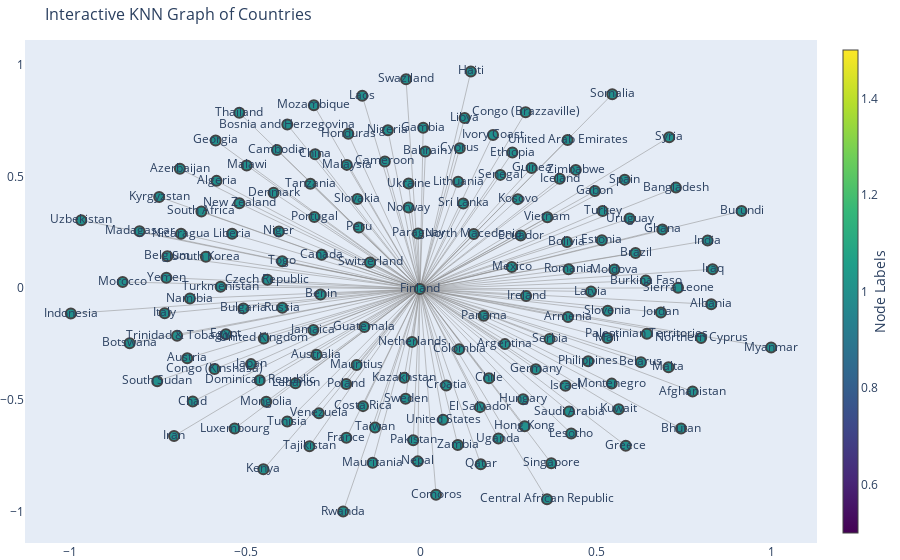

Notebook source saved alongside this figure:
### Code cell
# Construct the graph
A = construct_knn_graph(data, k=3)

# Visualize the graph of countries 
countries = wh.iloc[:,1].values
labels = dict(zip(range(data.shape[0]), countries))
G_nx = nx.from_scipy_sparse_array(A)
G_nx.remove_edges_from(nx.selfloop_edges(G_nx)) # Remove self-loops
interactive_vis_graph(G_nx, countries, np.ones(data.shape[0]))
print_neighboring_countries(G_nx, countries, 'Finland')
print_neighboring_countries(G_nx, countries, 'Thailand')
print_neighboring_countries(G_nx, countries, 'Singapore')

### Figure 1 — Plotly figure (JSON) as saved in the notebook; plotly's stock layout.template omitted (floating-point values rounded to 4 significant figures; data arrays with more than 128 entries replaced by an {"elided": "..."} marker saying what was removed)
{"data": [{"hoverinfo": "none", "line": {"color": "#888", "width": 0.5}, "mode": "lines", "type": "scatter", "x": {"elided": "465 float values"}, "y": {"elided": "465 float values"}}, {"hoverinfo": "text", "marker": {"color": {"elided": "156 int values"}, "colorbar": {"thickness": 15, "title": {"side": "right", "text": "Node Labels"}, "xanchor": "left"}, "colorscale": [[0, "#440154"], [0.1111, "#482878"], [0.2222, "#3e4989"], [0.3333, "#31688e"], [0.4444, "#26828e"], [0.5556, "#1f9e89"], [0.6667, "#35b779"], [0.7778, "#6ece58"], [0.8889, "#b5de2b"], [1, "#fde725"]], "line": {"width": 2}, "showscale": true, "size": 10}, "mode": "markers+text", "text": {"elided": "156 str values"}, "type": "scatter", "x": {"elided": "156 float values"}, "y": {"elided": "156 float values"}}], "layout": {"annotations": [{"showarrow": false, "text": "", "xref": "paper", "yref": "paper"}], "autosize": true, "hovermode": "closest", "margin": {"b": 0, "l": 0, "r": 0, "t": 40}, "showlegend": false, "title": {"font": {"size": 16}, "text": "Interactive KNN Graph of Countries"}, "xaxis": {"autorange": true, "range": [-1.139, 1.14], "showgrid": false, "type": "linear", "zeroline": false}, "yaxis": {"autorange": true, "range": [-1.162, 1.132], "showgrid": false, "type": "linear", "zeroline": false}}}
